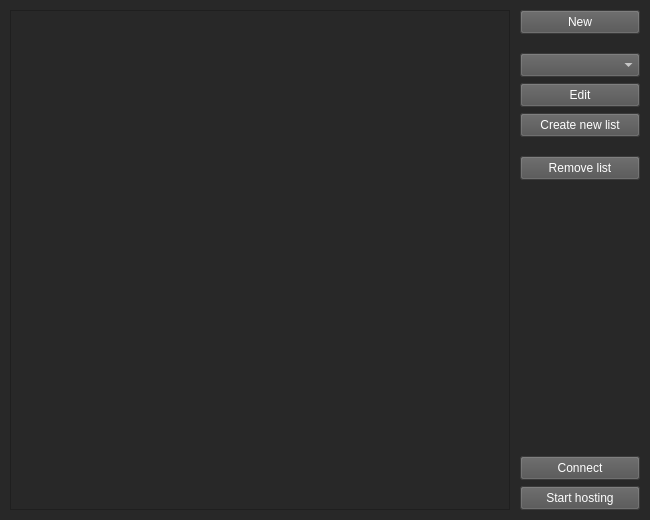
<?xml version="1.0" encoding="UTF-8"?>
<ui version="4.0">
 <class>MainWindow</class>
 <widget class="QMainWindow" name="MainWindow">
  <property name="geometry">
   <rect>
    <x>0</x>
    <y>0</y>
    <width>650</width>
    <height>520</height>
   </rect>
  </property>
  <property name="sizePolicy">
   <sizepolicy hsizetype="Fixed" vsizetype="Fixed">
    <horstretch>0</horstretch>
    <verstretch>0</verstretch>
   </sizepolicy>
  </property>
  <property name="minimumSize">
   <size>
    <width>650</width>
    <height>520</height>
   </size>
  </property>
  <property name="windowTitle">
   <string>Bingo</string>
  </property>
  <property name="styleSheet">
   <string notr="true">* {
	background-color: rgb(40, 40, 40);
	color: rgb(255, 255, 255);
}
QPushButton, QComboBox {
	background-color: rgb(81, 81, 81);
}

QTableView {
	gridline-color: rgb(127, 127, 127);
}</string>
  </property>
  <widget class="QWidget" name="centralwidget">
   <layout class="QGridLayout" name="gridLayout">
    <property name="leftMargin">
     <number>10</number>
    </property>
    <property name="topMargin">
     <number>10</number>
    </property>
    <property name="rightMargin">
     <number>10</number>
    </property>
    <property name="bottomMargin">
     <number>10</number>
    </property>
    <property name="spacing">
     <number>10</number>
    </property>
    <item row="0" column="0">
     <layout class="QHBoxLayout" name="horizontalLayout">
      <property name="spacing">
       <number>10</number>
      </property>
      <item>
       <widget class="QTableView" name="bingoBoard">
        <property name="sizePolicy">
         <sizepolicy hsizetype="Expanding" vsizetype="Expanding">
          <horstretch>0</horstretch>
          <verstretch>0</verstretch>
         </sizepolicy>
        </property>
        <property name="sizeIncrement">
         <size>
          <width>1</width>
          <height>1</height>
         </size>
        </property>
        <property name="baseSize">
         <size>
          <width>500</width>
          <height>500</height>
         </size>
        </property>
       </widget>
      </item>
      <item>
       <layout class="QVBoxLayout" name="sidebar">
        <property name="spacing">
         <number>0</number>
        </property>
        <property name="sizeConstraint">
         <enum>QLayout::SizeConstraint::SetDefaultConstraint</enum>
        </property>
        <item>
         <widget class="QWidget" name="hostSidebar" native="true">
          <property name="sizePolicy">
           <sizepolicy hsizetype="Preferred" vsizetype="Minimum">
            <horstretch>0</horstretch>
            <verstretch>0</verstretch>
           </sizepolicy>
          </property>
          <property name="minimumSize">
           <size>
            <width>120</width>
            <height>0</height>
           </size>
          </property>
          <layout class="QVBoxLayout" name="hostSidebarLayout">
           <property name="spacing">
            <number>6</number>
           </property>
           <property name="leftMargin">
            <number>0</number>
           </property>
           <property name="topMargin">
            <number>0</number>
           </property>
           <property name="rightMargin">
            <number>0</number>
           </property>
           <property name="bottomMargin">
            <number>0</number>
           </property>
           <item>
            <widget class="QPushButton" name="newBoardButton">
             <property name="sizePolicy">
              <sizepolicy hsizetype="Fixed" vsizetype="Fixed">
               <horstretch>0</horstretch>
               <verstretch>0</verstretch>
              </sizepolicy>
             </property>
             <property name="minimumSize">
              <size>
               <width>120</width>
               <height>24</height>
              </size>
             </property>
             <property name="baseSize">
              <size>
               <width>120</width>
               <height>24</height>
              </size>
             </property>
             <property name="text">
              <string>New</string>
             </property>
            </widget>
           </item>
           <item>
            <spacer name="verticalSpacer">
             <property name="orientation">
              <enum>Qt::Orientation::Vertical</enum>
             </property>
             <property name="sizeType">
              <enum>QSizePolicy::Policy::Minimum</enum>
             </property>
             <property name="sizeHint" stdset="0">
              <size>
               <width>20</width>
               <height>13</height>
              </size>
             </property>
            </spacer>
           </item>
           <item>
            <widget class="QComboBox" name="listSelector">
             <property name="sizePolicy">
              <sizepolicy hsizetype="Fixed" vsizetype="Fixed">
               <horstretch>0</horstretch>
               <verstretch>0</verstretch>
              </sizepolicy>
             </property>
             <property name="minimumSize">
              <size>
               <width>120</width>
               <height>24</height>
              </size>
             </property>
             <property name="baseSize">
              <size>
               <width>120</width>
               <height>24</height>
              </size>
             </property>
             <property name="sizeAdjustPolicy">
              <enum>QComboBox::SizeAdjustPolicy::AdjustToMinimumContentsLengthWithIcon</enum>
             </property>
            </widget>
           </item>
           <item>
            <widget class="QPushButton" name="editButton">
             <property name="sizePolicy">
              <sizepolicy hsizetype="Fixed" vsizetype="Fixed">
               <horstretch>0</horstretch>
               <verstretch>0</verstretch>
              </sizepolicy>
             </property>
             <property name="minimumSize">
              <size>
               <width>120</width>
               <height>24</height>
              </size>
             </property>
             <property name="baseSize">
              <size>
               <width>120</width>
               <height>24</height>
              </size>
             </property>
             <property name="text">
              <string>Edit</string>
             </property>
            </widget>
           </item>
           <item>
            <widget class="QPushButton" name="newListButton">
             <property name="sizePolicy">
              <sizepolicy hsizetype="Fixed" vsizetype="Fixed">
               <horstretch>0</horstretch>
               <verstretch>0</verstretch>
              </sizepolicy>
             </property>
             <property name="minimumSize">
              <size>
               <width>120</width>
               <height>24</height>
              </size>
             </property>
             <property name="baseSize">
              <size>
               <width>120</width>
               <height>24</height>
              </size>
             </property>
             <property name="text">
              <string>Create new list</string>
             </property>
            </widget>
           </item>
           <item>
            <spacer name="verticalSpacer_3">
             <property name="orientation">
              <enum>Qt::Orientation::Vertical</enum>
             </property>
             <property name="sizeType">
              <enum>QSizePolicy::Policy::Minimum</enum>
             </property>
             <property name="sizeHint" stdset="0">
              <size>
               <width>20</width>
               <height>13</height>
              </size>
             </property>
            </spacer>
           </item>
           <item>
            <widget class="QPushButton" name="removeListButton">
             <property name="sizePolicy">
              <sizepolicy hsizetype="Fixed" vsizetype="Fixed">
               <horstretch>0</horstretch>
               <verstretch>0</verstretch>
              </sizepolicy>
             </property>
             <property name="minimumSize">
              <size>
               <width>120</width>
               <height>24</height>
              </size>
             </property>
             <property name="text">
              <string>Remove list</string>
             </property>
            </widget>
           </item>
          </layout>
         </widget>
        </item>
        <item>
         <spacer name="verticalSpacer_2">
          <property name="orientation">
           <enum>Qt::Orientation::Vertical</enum>
          </property>
          <property name="sizeType">
           <enum>QSizePolicy::Policy::Preferred</enum>
          </property>
          <property name="sizeHint" stdset="0">
           <size>
            <width>20</width>
            <height>320</height>
           </size>
          </property>
         </spacer>
        </item>
        <item>
         <layout class="QVBoxLayout" name="verticalLayout">
          <property name="spacing">
           <number>6</number>
          </property>
          <property name="sizeConstraint">
           <enum>QLayout::SizeConstraint::SetDefaultConstraint</enum>
          </property>
          <item>
           <widget class="QPushButton" name="connectButton">
            <property name="sizePolicy">
             <sizepolicy hsizetype="Fixed" vsizetype="Fixed">
              <horstretch>0</horstretch>
              <verstretch>0</verstretch>
             </sizepolicy>
            </property>
            <property name="minimumSize">
             <size>
              <width>120</width>
              <height>24</height>
             </size>
            </property>
            <property name="baseSize">
             <size>
              <width>120</width>
              <height>24</height>
             </size>
            </property>
            <property name="text">
             <string>Connect</string>
            </property>
           </widget>
          </item>
          <item>
           <widget class="QPushButton" name="hostButton">
            <property name="sizePolicy">
             <sizepolicy hsizetype="Fixed" vsizetype="Fixed">
              <horstretch>0</horstretch>
              <verstretch>0</verstretch>
             </sizepolicy>
            </property>
            <property name="minimumSize">
             <size>
              <width>120</width>
              <height>24</height>
             </size>
            </property>
            <property name="baseSize">
             <size>
              <width>120</width>
              <height>24</height>
             </size>
            </property>
            <property name="text">
             <string>Start hosting</string>
            </property>
           </widget>
          </item>
         </layout>
        </item>
       </layout>
      </item>
     </layout>
    </item>
   </layout>
  </widget>
 </widget>
 <resources/>
 <connections>
  <connection>
   <sender>newBoardButton</sender>
   <signal>clicked()</signal>
   <receiver>MainWindow</receiver>
   <slot>resetBoard()</slot>
   <hints>
    <hint type="sourcelabel">
     <x>589</x>
     <y>21</y>
    </hint>
    <hint type="destinationlabel">
     <x>452</x>
     <y>5</y>
    </hint>
   </hints>
  </connection>
  <connection>
   <sender>newListButton</sender>
   <signal>clicked()</signal>
   <receiver>MainWindow</receiver>
   <slot>launchNewEditor()</slot>
   <hints>
    <hint type="sourcelabel">
     <x>553</x>
     <y>141</y>
    </hint>
    <hint type="destinationlabel">
     <x>198</x>
     <y>6</y>
    </hint>
   </hints>
  </connection>
  <connection>
   <sender>editButton</sender>
   <signal>clicked()</signal>
   <receiver>MainWindow</receiver>
   <slot>launchEditor()</slot>
   <hints>
    <hint type="sourcelabel">
     <x>593</x>
     <y>105</y>
    </hint>
    <hint type="destinationlabel">
     <x>316</x>
     <y>8</y>
    </hint>
   </hints>
  </connection>
  <connection>
   <sender>removeListButton</sender>
   <signal>clicked()</signal>
   <receiver>MainWindow</receiver>
   <slot>removeCurrentList()</slot>
   <hints>
    <hint type="sourcelabel">
     <x>592</x>
     <y>183</y>
    </hint>
    <hint type="destinationlabel">
     <x>71</x>
     <y>7</y>
    </hint>
   </hints>
  </connection>
  <connection>
   <sender>connectButton</sender>
   <signal>clicked()</signal>
   <receiver>MainWindow</receiver>
   <slot>connectionToggle()</slot>
   <hints>
    <hint type="sourcelabel">
     <x>606</x>
     <y>466</y>
    </hint>
    <hint type="destinationlabel">
     <x>594</x>
     <y>269</y>
    </hint>
   </hints>
  </connection>
  <connection>
   <sender>hostButton</sender>
   <signal>clicked()</signal>
   <receiver>MainWindow</receiver>
   <slot>hostingToggle()</slot>
   <hints>
    <hint type="sourcelabel">
     <x>584</x>
     <y>493</y>
    </hint>
    <hint type="destinationlabel">
     <x>551</x>
     <y>349</y>
    </hint>
   </hints>
  </connection>
 </connections>
 <slots>
  <slot>resetBoard()</slot>
  <slot>launchEditor()</slot>
  <slot>launchNewEditor()</slot>
  <slot>removeCurrentList()</slot>
  <slot>connectionToggle()</slot>
  <slot>hostingToggle()</slot>
 </slots>
</ui>
